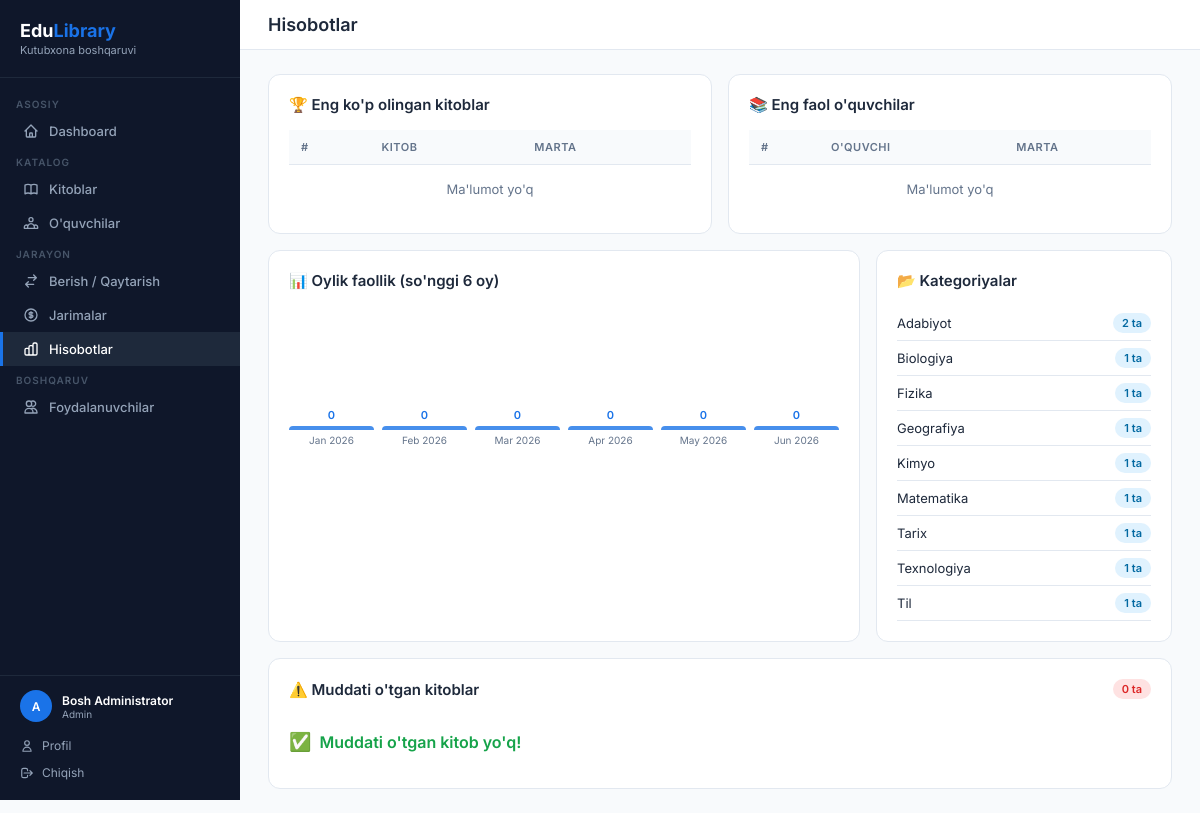
The app's page /reports (signed in), older data.
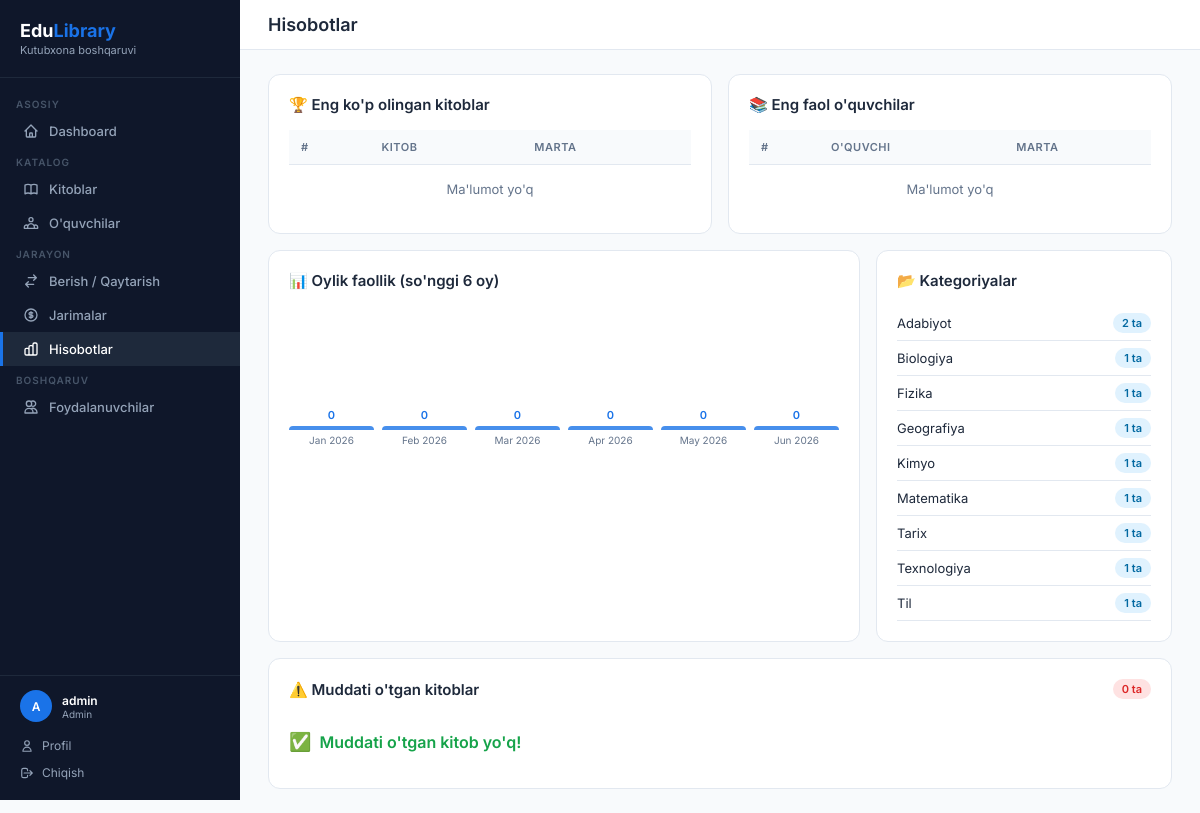
The same page, newer data.
### app.py (models this page shows, shortened)
class User(UserMixin, db.Model):
    id = db.Column(db.Integer, primary_key=True)
    username = db.Column(db.String(80), unique=True, nullable=False)
    password_hash = db.Column(db.String(200), nullable=False)
    role = db.Column(db.String(20), default='librarian')  # admin / librarian
    full_name = db.Column(db.String(150))
    email = db.Column(db.String(120), unique=True)
    phone = db.Column(db.String(20))
    is_active = db.Column(db.Boolean, default=True)
    last_login = db.Column(db.DateTime)
    created_at = db.Column(db.DateTime, default=datetime.utcnow)
    @property
    def display_name(self):
        try:
            return self.full_name or self.username
        except Exception:
            return self.username

### app.py (the view)
@app.route('/reports')
@login_required
def reports():
    top_books = db.session.query(Book, db.func.count(Borrow.id).label('cnt'))\
        .join(Borrow).group_by(Book.id).order_by(db.text('cnt DESC')).limit(10).all()
    top_students = db.session.query(Student, db.func.count(Borrow.id).label('cnt'))\
        .join(Borrow).group_by(Student.id).order_by(db.text('cnt DESC')).limit(10).all()
    overdue_borrows = [b for b in Borrow.query.filter_by(status='borrowed').all() if b.is_overdue]
    monthly = []
    for i in range(5, -1, -1):
        d = date.today().replace(day=1) - timedelta(days=i * 30)
        cnt = Borrow.query.filter(
            db.func.strftime('%Y-%m', Borrow.borrow_date) == d.strftime('%Y-%m')
        ).count()
        monthly.append({'month': d.strftime('%b %Y'), 'count': cnt})
    cat_stats = db.session.query(Book.category, db.func.count(Book.id))\
        .group_by(Book.category).all()
    return render_template('reports.html',
        top_books=top_books,
        top_students=top_students,
        overdue_borrows=overdue_borrows,
        monthly=monthly,
        cat_stats=cat_stats,
    )

### app.py (called while the page is built)
@login_manager.user_loader
def load_user(user_id):
    return db.session.get(User, int(user_id))

### templates/reports.html (shortened to what the changed rows need)
{% extends 'base.html' %}
{% block page_title %}Hisobotlar{% endblock %}
{% block content %}
<div style="display:grid; grid-template-columns:1fr 1fr; gap:16px; margin-bottom:16px;">
  <div class="card">
    <div class="card-header"><h3>🏆 Eng ko'p olingan kitoblar</h3></div>
    <table>
      <thead><tr><th>#</th><th>Kitob</th><th>Marta</th></tr></thead>
      <tbody>
        {% for book, cnt in top_books %}
        <tr>
          <td style="color:var(--text-muted); font-weight:700;">{{ loop.index }}</td>
          <td>
            <a href="{{ url_for('book_detail', id=book.id) }}" style="color:var(--text); text-decoration:none; font-weight:600;">{{ book.title }}</a>
            <div style="font-size:11px; color:var(--text-muted);">{{ book.author }}</div>
          </td>
          <td><span class="badge badge-info">{{ cnt }} marta</span></td>
        </tr>
        {% else %}
        <tr><td colspan="3" style="text-align:center; color:var(--text-muted); padding:16px;">Ma'lumot yo'q</td></tr>
        {% endfor %}
      </tbody>
    </table>
  </div>
  <div class="card">
    <div class="card-header"><h3>📚 Eng faol o'quvchilar</h3></div>
    <table>
      <thead><tr><th>#</th><th>O'quvchi</th><th>Marta</th></tr></thead>
      <tbody>
        {% for student, cnt in top_students %}
        <tr>
          <td style="color:var(--text-muted); font-weight:700;">{{ loop.index }}</td>
          <td>
            <a href="{{ url_for('student_detail', id=student.id) }}" style="color:var(--text); text-decoration:none; font-weight:600;">{{ student.full_name }}</a>
            <div style="font-size:11px; color:var(--text-muted);">{{ student.grade }}</div>
          </td>
          <td><span class="badge badge-success">{{ cnt }} marta</span></td>
        </tr>
        {% else %}
        <tr><td colspan="3" style="text-align:center; color:var(--text-muted); padding:16px;">Ma'lumot yo'q</td></tr>
        {% endfor %}
      </tbody>
    </table>
  </div>
</div>
<div style="display:grid; grid-template-columns:2fr 1fr; gap:16px; margin-bottom:16px;">
  <div class="card">
    <div class="card-header"><h3>📊 Oylik faollik (so'nggi 6 oy)</h3></div>
    <div style="display:flex; align-items:flex-end; gap:8px; height:140px; padding-top:10px;">
      {% set max_cnt = monthly | map(attribute='count') | max %}
      {% for m in monthly %}
      {% set height = ((m.count / max_cnt * 110) | int) if max_cnt > 0 else 4 %}
      <div style="flex:1; display:flex; flex-direction:column; align-items:center; gap:4px;">
        <span style="font-size:11px; font-weight:600; color:var(--primary);">{{ m.count }}</span>
        <div style="width:100%; height:{{ height }}px; background:var(--primary); border-radius:4px 4px 0 0; min-height:4px; opacity:0.8;"></div>
        <span style="font-size:10px; color:var(--text-muted); text-align:center;">{{ m.month }}</span>
      </div>
      {% endfor %}
    </div>
  </div>
  <div class="card">
    <div class="card-header"><h3>📂 Kategoriyalar</h3></div>
    {% for cat, cnt in cat_stats %}
    <div style="display:flex; align-items:center; justify-content:space-between; padding:7px 0; border-bottom:1px solid var(--border);">
      <span style="font-size:13px;">{{ cat or 'Boshqa' }}</span>
      <span class="badge badge-info">{{ cnt }} ta</span>
    </div>
    {% endfor %}
  </div>
</div>
<div class="card">
  <div class="card-header">
    <h3>⚠️ Muddati o'tgan kitoblar</h3>
    <span class="badge badge-danger">{{ overdue_borrows|length }} ta</span>
  </div>
  {% if overdue_borrows %}
  <div class="table-wrap">
    <table>
      <thead>
        <tr><th>#</th><th>O'quvchi</th><th>Kitob</th><th>Berilgan</th><th>Muddat</th><th>Kechikish</th><th>Jarima</th><th>Amal</th></tr>
      </thead>
      <tbody>
        {% for b in overdue_borrows %}
        <tr style="background:#fff5f5;">
          <td style="color:var(--text-muted);">{{ loop.index }}</td>
          <td>
            <a href="{{ url_for('student_detail', id=b.student.id) }}" style="color:var(--text); font-weight:600; text-decoration:none;">{{ b.student.full_name }}</a>
            <div style="font-size:11px; color:var(--text-muted);">{{ b.student.grade }}</div>
          </td>
          <td><a href="{{ url_for('book_detail', id=b.book.id) }}" style="color:var(--text); text-decoration:none;">{{ b.book.title }}</a></td>
          <td style="font-size:12px; color:var(--text-muted);">{{ b.borrow_date }}</td>
          <td style="color:#dc2626; font-weight:700;">{{ b.due_date }}</td>
          <td><span class="badge badge-danger">{{ b.days_overdue }} kun</span></td>
          <td style="font-weight:600; color:#dc2626;">{{ '{:,.0f}'.format(b.fine_amount) }} so'm</td>
          <td>
            <form method="POST" action="{{ url_for('return_book', id=b.id) }}" style="display:inline;" onsubmit="return confirm('Kitob qaytarilsinmi?')">
              <button class="btn btn-success btn-sm" type="submit">Qaytarish</button>
            </form>
          </td>
        </tr>
        {% endfor %}
      </tbody>
    </table>
  </div>
  {% else %}
  <div style="padding:16px 0; color:#16a34a; font-weight:600; display:flex; align-items:center; gap:8px;">
    <span style="font-size:18px;">✅</span> Muddati o'tgan kitob yo'q!
  </div>
  {% endif %}
</div>
{% endblock %}

### templates/base.html (shortened to what this page needs)
<!DOCTYPE html>
<html lang="uz">
<head>
</head>
<body>
{% if current_user.is_authenticated %}
<aside class="sidebar">
  <div class="sidebar-logo">
    <h2>Edu<span>Library</span></h2>
    <p>Kutubxona boshqaruvi</p>
  </div>
  <nav>
    <div class="nav-section">Asosiy</div>
    <a href="{{ url_for('dashboard') }}" class="nav-item {% if request.endpoint == 'dashboard' %}active{% endif %}">
      <svg fill="none" viewBox="0 0 24 24" stroke="currentColor"><path stroke-linecap="round" stroke-linejoin="round" stroke-width="2" d="M3 12l2-2m0 0l7-7 7 7M5 10v10a1 1 0 001 1h3m10-11l2 2m-2-2v10a1 1 0 01-1 1h-3m-6 0a1 1 0 001-1v-4a1 1 0 011-1h2a1 1 0 011 1v4a1 1 0 001 1m-6 0h6"/></svg>
      Dashboard
    </a>
    <div class="nav-section">Katalog</div>
    <a href="{{ url_for('books') }}" class="nav-item {% if 'book' in request.endpoint %}active{% endif %}">
      Kitoblar
    </a>
    <a href="{{ url_for('students') }}" class="nav-item {% if 'student' in request.endpoint %}active{% endif %}">
      O'quvchilar
    </a>
    <div class="nav-section">Jarayon</div>
    <a href="{{ url_for('borrows') }}" class="nav-item {% if 'borrow' in request.endpoint %}active{% endif %}">
      <svg fill="none" viewBox="0 0 24 24" stroke="currentColor"><path stroke-linecap="round" stroke-linejoin="round" stroke-width="2" d="M8 7h12m0 0l-4-4m4 4l-4 4m0 6H4m0 0l4 4m-4-4l4-4"/></svg>
      Berish / Qaytarish
    </a>
    <a href="{{ url_for('fines') }}" class="nav-item {% if 'fine' in request.endpoint %}active{% endif %}">
      <svg fill="none" viewBox="0 0 24 24" stroke="currentColor"><path stroke-linecap="round" stroke-linejoin="round" stroke-width="2" d="M12 8c-1.657 0-3 .895-3 2s1.343 2 3 2 3 .895 3 2-1.343 2-3 2m0-8c1.11 0 2.08.402 2.599 1M12 8V7m0 1v8m0 0v1m0-1c-1.11 0-2.08-.402-2.599-1M21 12a9 9 0 11-18 0 9 9 0 0118 0z"/></svg>
      Jarimalar
    </a>
    <a href="{{ url_for('reports') }}" class="nav-item {% if request.endpoint == 'reports' %}active{% endif %}">
      Hisobotlar
    </a>
    {% if current_user.role == 'admin' %}
    <div class="nav-section">Boshqaruv</div>
    <a href="{{ url_for('users') }}" class="nav-item {% if 'user' in request.endpoint and request.endpoint != 'profile' %}active{% endif %}">
      <svg fill="none" viewBox="0 0 24 24" stroke="currentColor"><path stroke-linecap="round" stroke-linejoin="round" stroke-width="2" d="M12 4.354a4 4 0 110 5.292M15 21H3v-1a6 6 0 0112 0v1zm0 0h6v-1a6 6 0 00-9-5.197M13 7a4 4 0 11-8 0 4 4 0 018 0z"/></svg>
      Foydalanuvchilar
    </a>
    {% endif %}
  </nav>
  <div class="sidebar-footer">
    <div class="sidebar-user">
      <div class="avatar-sm">{{ current_user.username[0].upper() }}</div>
      <div class="info">
        <div class="name">{{ current_user.display_name }}</div>
        <div class="role">{{ 'Admin' if current_user.role == 'admin' else 'Kutubxonachi' }}</div>
      </div>
    </div>
    <a href="{{ url_for('profile') }}">
      <svg width="14" height="14" fill="none" viewBox="0 0 24 24" stroke="currentColor"><path stroke-linecap="round" stroke-linejoin="round" stroke-width="2" d="M16 7a4 4 0 11-8 0 4 4 0 018 0zM12 14a7 7 0 00-7 7h14a7 7 0 00-7-7z"/></svg>
      Profil
    </a>
    <a href="{{ url_for('logout') }}">
      <svg width="14" height="14" fill="none" viewBox="0 0 24 24" stroke="currentColor"><path stroke-linecap="round" stroke-linejoin="round" stroke-width="2" d="M17 16l4-4m0 0l-4-4m4 4H7m6 4v1a3 3 0 01-3 3H6a3 3 0 01-3-3V7a3 3 0 013-3h4a3 3 0 013 3v1"/></svg>
      Chiqish
    </a>
  </div>
</aside>
<div class="main">
  <div class="topbar">
    <h1>{% block page_title %}{% endblock %}</h1>
  </div>
  <div class="content">
    {% block content %}{% endblock %}
  </div>
</div>
{% else %}
{% block auth_content %}{% endblock %}
{% endif %}
</body>
</html>

Row changes from the older to the newer data that the page shows:
changed User "Admin": display_name "Bosh Administrator" → "admin"
